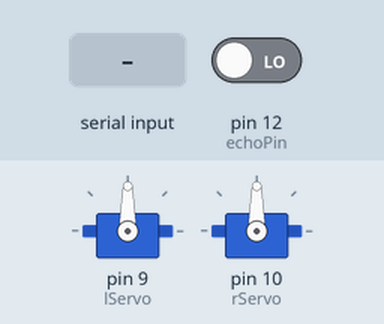
This sketch was run on a simulated Arduino Mega 2560, built with avr-gcc and run on an emulated ATmega2560. Shown: 2 × servo. The test bench sets the inputs (shaded band); at power-on: pin 12 (echoPin) LOW. What the sketch prints to the serial monitor is not drawn.

Above: at 1.2 s.
1.3 s: "1\n" received over the second serial link
At 2.6 s:
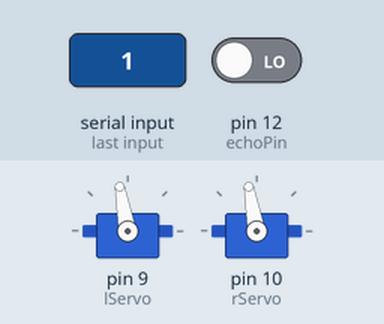
3.5 s: "3\n" received over the second serial link
At 4.9 s:
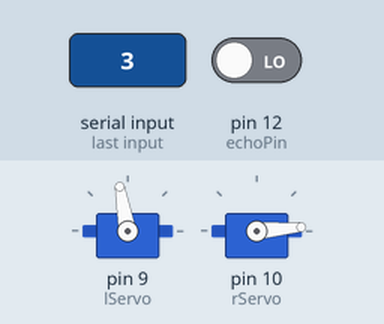
5.6 s: "4\n" received over the second serial link
At 7.2 s:
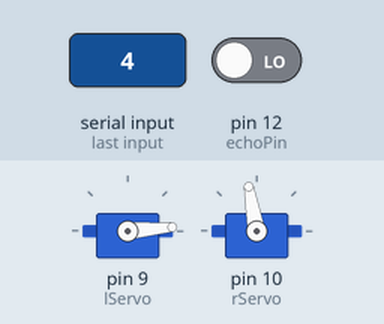
Timing chart, 0 to 8.7 s (numbered marks = the images above; inputs shaded):
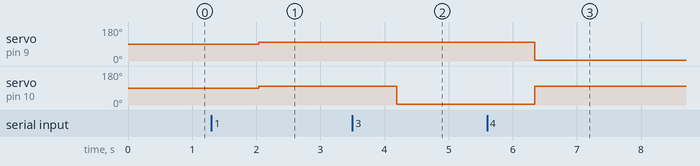

The sketch:

Arduino.ino
```cpp
#include <Servo.h>
#define echoPin 12
#define trigPin 11

Servo lServo;
Servo rServo;
long duration;
long distance;
String str;
int blueToothVal;
//Serial.begin(115200);
//Serial1.begin(9600);

void setup() {
  Serial.begin(115200);
  Serial1.begin(9600);
  pinMode(echoPin, INPUT);
  pinMode(trigPin, OUTPUT);
  lServo.attach(9);
  rServo.attach(10);
}

void loop() {
digitalWrite(trigPin, LOW);
  delay(10);

  digitalWrite(trigPin, HIGH);
  delay(10);

  digitalWrite(trigPin, LOW);

  duration = pulseIn(echoPin, HIGH);
  distance = duration/58.2;
  Serial.print('Ultrasound distance = ' + distance);
  if(distance != 0){}
  else{
bluetooth();
};
}
void bluetooth()
{
 while (Serial1.available())
 {
  {
      str = Serial1.readStringUntil('\n');
      //Serial.print(str);
  }

    blueToothVal = (str.toInt());
    Serial.print("BlueTooth Value ");
    Serial.println(blueToothVal);


 switch (blueToothVal)
 {
      case 1:
        Serial1.println("Forward");
        Forward();
        break;

      case 2:
        Serial1.println("Reverse");
        Reverse();
        break;

      case 3:
        Serial1.println("Left");
        LeftTurn();
        break;

      case 4:
        Serial1.println("Right");
        RightTurn();
        break;

 }

 }

   if (Serial1.available() < 0)
    {
     Serial1.println("No Bluetooth Data ");
    }

}

void Forward()
{
  Serial.println("Forward");
  lServo.write(100);
  rServo.write(100);
  delay(10);
  lServo.write(100);
  rServo.write(100);
  delay(100);
}


void Reverse()
{
  Serial.println("Reverse");
  lServo.write(100);
  rServo.write(100);
  delay(10);
  lServo.write(100);
  rServo.write(100);
  delay(100);
}


void LeftTurn()
{
  Serial.println("Left");
  lServo.write(100);
  rServo.write(5);
  delay(10);
  lServo.write(100);
  rServo.write(5);
  delay(100);
}


void RightTurn()
{
  Serial.println("Right");
  lServo.write(5);
  rServo.write(100);
  delay(10);
  lServo.write(5);
  rServo.write(100);
  delay(100);
}
```

Measured:
- after the input at 1.3 s, servo on pin 9 (lServo), servo on pin 10 (rServo): 90° → 100° after 0.74 s
- after the input at 3.5 s, servo on pin 10 (rServo): 100° → 5° after 0.69 s
- after the input at 5.6 s, servo on pin 9 (lServo): 100° → 5° after 0.74 s; servo on pin 10 (rServo): 5° → 100° after 0.74 s
